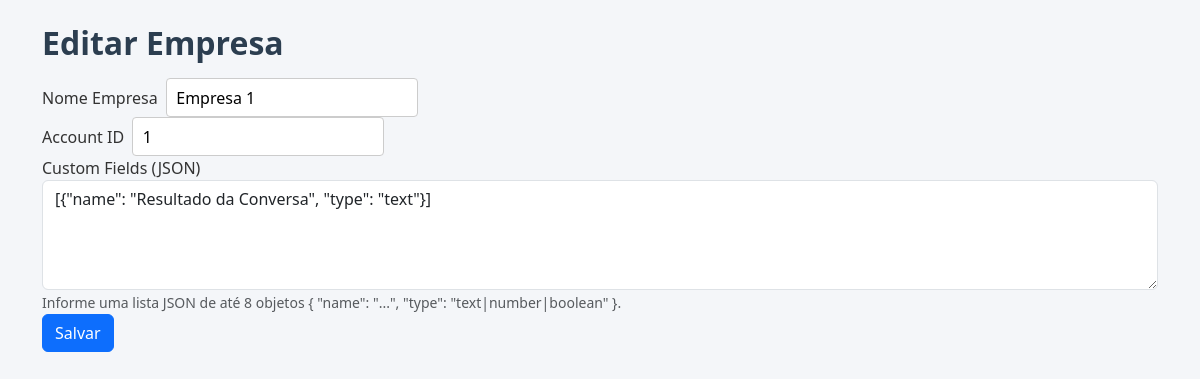
The page /superadmin/edit_empresa/1 (signed in) on the database as committed earlier.
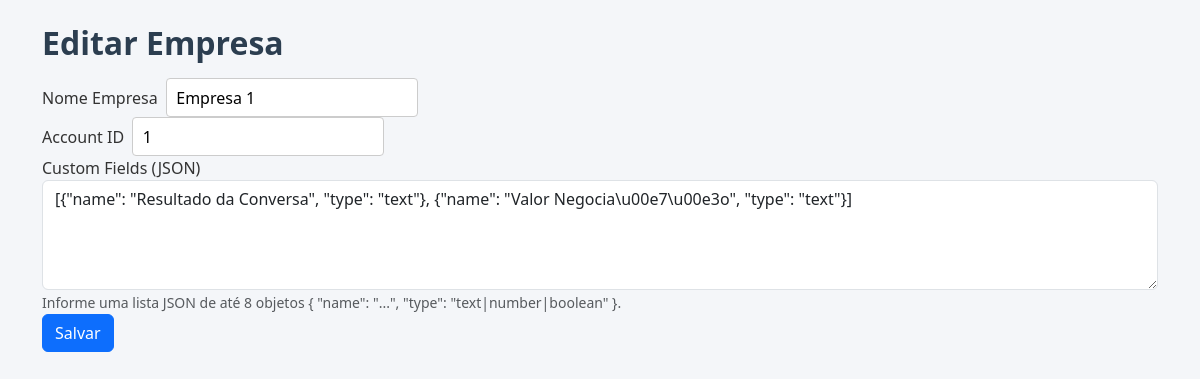
The same page on the database as committed later.
### app/models.py (models this page shows)
class Empresa(db.Model):
    __tablename__ = 'empresas'
    id = db.Column(db.Integer, primary_key=True)
    nome = db.Column(db.String(120), nullable=False)
    account_id = db.Column(db.String(120), unique=True, nullable=False)
    columns = db.relationship('Column', backref='empresa', cascade='all, delete', lazy=True)
    usuarios = db.relationship('Usuario', backref='empresa', cascade='all, delete', lazy=True)
    custom_fields = db.Column(db.JSON, nullable=False, default=list)

### app/superadmin.py (the view, shortened to what this page needs)
@superadmin_bp.route('/edit_empresa/<int:empresa_id>', methods=['GET', 'POST'])
def edit_empresa(empresa_id):
    empresa = Empresa.query.get_or_404(empresa_id)
    return render_template('superadmin/edit_empresa.html', empresa=empresa)

### app/auth.py (called while the page is built)
@auth_bp.before_app_request
def load_logged_in_user():
    user_id = session.get('usuario_id')
    if user_id is None:
        g.user = None
    else:
        g.user = Usuario.query.get(user_id)

### app/superadmin.py (called while the page is built)
@superadmin_bp.before_request
def check_superadmin_token():
    if g.get('user') and g.user.role == 'superadmin':
        return
    _require_token()

### app/templates/superadmin/edit_empresa.html (shortened to what this page needs)
{% extends 'superadmin/layout.html' %}
{% block content %}
<h2>Editar Empresa</h2>
<form method="post">
    <label>Nome Empresa</label><input type="text" name="nome" value="{{ empresa.nome }}"><br>
    <label>Account ID</label><input type="text" name="account_id" value="{{ empresa.account_id }}"><br>
    <label>Custom Fields (JSON)</label><br>
    <textarea name="custom_fields" rows="4" class="form-control">{{ empresa.custom_fields|tojson }}</textarea>
    <small class="text-muted">Informe uma lista JSON de até 8 objetos { "name": "...", "type": "text|number|boolean" }.</small><br>
    <button type="submit" class="btn btn-primary">Salvar</button>
</form>
{% endblock %}

### app/templates/superadmin/layout.html (shortened to what this page needs)
<!doctype html>
<html lang="pt-br">
<head>
  <link rel="stylesheet" href="https://cdn.jsdelivr.net/npm/bootstrap@5.3.3/dist/css/bootstrap.min.css">
  <link rel="stylesheet" href="{{ url_for('static', filename='style.css') }}">
  <link rel="stylesheet" href="{{ url_for('static', filename='superadmin.css') }}">
</head>
<body>
<div class="container py-4">
  {% block content %}{% endblock %}
</div>
</body>
</html>

### app/static/superadmin.css (style rules this page uses)
body { background-color: #f4f6f9; color: #333; font-family: 'Segoe UI', Tahoma, Geneva, Verdana, sans-serif; }
h2, h3 { color: #2c3e50; font-weight: 600; margin-bottom: 1rem; }
form { margin-bottom: 1.5rem; }
label { font-weight: 500; margin-right: 0.5rem; }
input[type="text"], input[type="email"], select { border: 1px solid #ccc; padding: 0.4rem 0.6rem; border-radius: 4px; margin-right: 0.5rem; }
button, a.btn { background-color: #3498db; border-color: #3498db; color: #fff !important; padding: 0.4rem 0.8rem; text-decoration: none; }

Rows that differ between the two databases and show on the page:
changed Empresa "Empresa 1": custom_fields "[{\"name\": \"Resultado da Conversa\", \"type\": \"text\"}]" → "[{\"name\": \"Resultado da Conversa\", \"type\": \"text\"}, {\"name\": \"Valor Negocia\\u00e7\\u00e3o\", \"type\": \"text\"}]"
